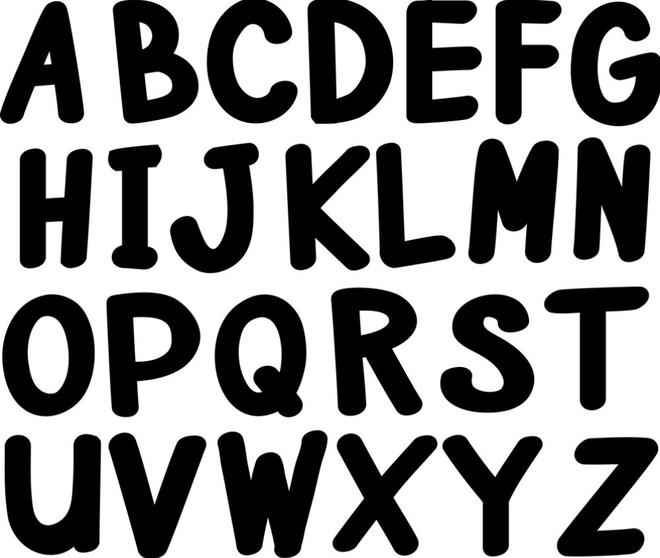
#> input picture Morphological Operations/test.jpg, 660 x 558 px
$ python Erosion.py
#> lines starting #> are read from the running program, lines starting #| are printed output that depends on the picture; after the words box and inside, x2 and y2 are one past the last pixel; in counts of white or black regions, pixels touching at a corner belong together
import cv2, numpy as np, matplotlib.pyplot as plt
img = cv2.imread(r"test.jpg", 0)
#> img is the input picture: shape (558, 660); min 0, max 255, mean 141.9
bin = cv2.threshold(img, 0, 255, cv2.THRESH_BINARY+cv2.THRESH_OTSU)[1]
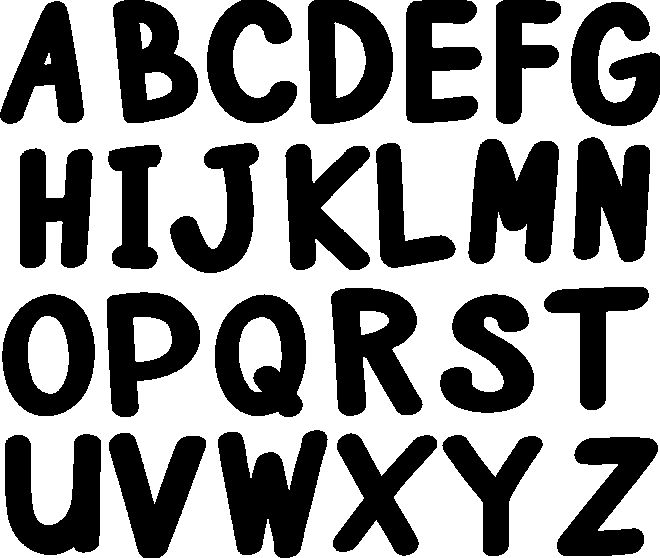
#> bin: shape (558, 660); 55.6% white; 26 black regions, largest, box (x1, y1, x2, y2) and area: (218, 430, 328, 558) 8687, (468, 139, 559, 264) 8180, (331, 288, 423, 416) 7785

k = np.ones((5, 5), np.uint8)
inv = cv2.bitwise_not(bin)
out = cv2.erode(inv, k, 1)
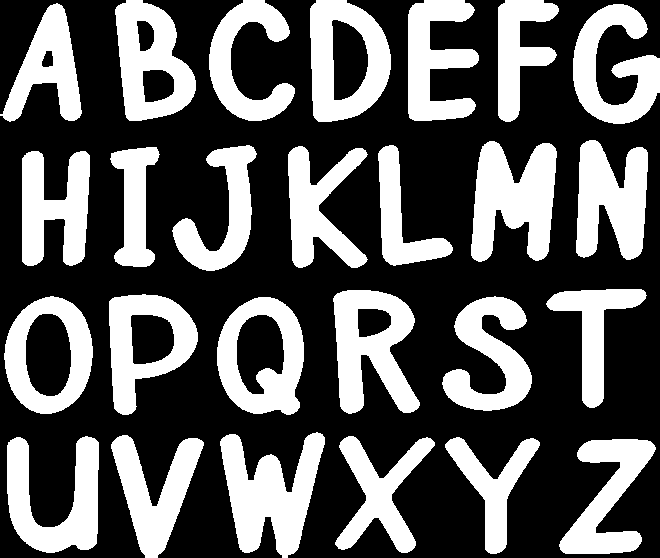
#> out: shape (558, 660); 36.1% white; 26 white regions, largest, box (x1, y1, x2, y2) and area: (220, 432, 325, 558) 7286, (471, 141, 557, 262) 6933, (333, 290, 420, 414) 6352
plt.imshow(out, cmap='gray'), plt.axis('off'), plt.show()
